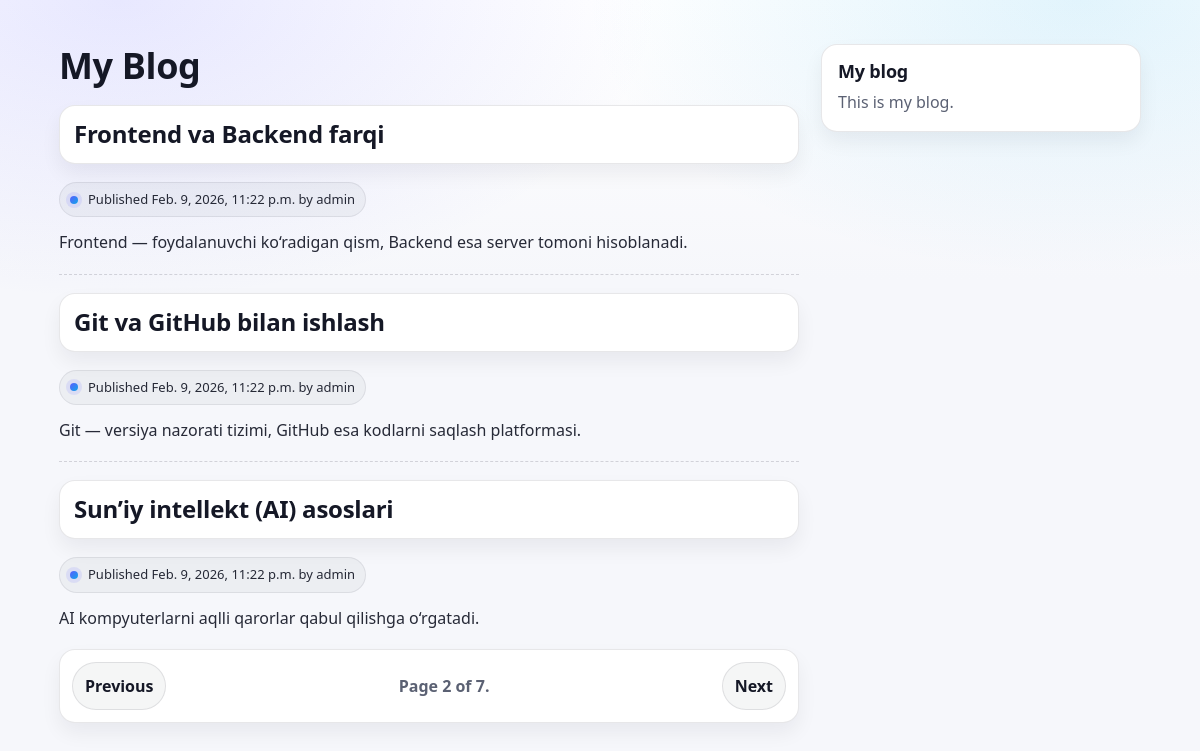
Screenshot of /?page=2 with the database file from the repository.
### blog/models.py (models this page shows, shortened)
class Post(models.Model):
    class Status(models.TextChoices):
        DRAFT = 'DF', 'Draft'
        PUBLISHED = 'PB', 'Published'
    title = models.CharField(max_length=250)
    slug = models.SlugField(max_length=250, unique_for_date='publish')
    author = models.ForeignKey(
        User,
        on_delete=models.CASCADE,
        related_name='blog_posts'
    )
    body = models.TextField()
    publish = models.DateTimeField(default=timezone.now)
    created = models.DateTimeField(auto_now_add=True)
    updated = models.DateTimeField(auto_now=True)
    status = models.CharField(
        max_length=2,
        choices=Status.choices,
        default=Status.DRAFT
    )
    objects = models.Manager()
    published = PublishedManager()
    class Meta:
        ordering = ['-publish']
        indexes = [
            models.Index(fields=['-publish']),
        ]
    def get_absolute_url(self):
        return reverse(
            'blog:post_detail',
            args=[
                self.publish.year,
                self.publish.month,
                self.publish.day,
                self.slug
            ]
        )

### blog/views.py (the view)
# urls.py: path('', post_list, name='post_list'),
def post_list(request):
    post_list = Post.published.all()
    paginator = Paginator(post_list, 3)
    page_number = request.GET.get('page', 1)
    try:
        posts = paginator.page(page_number)
    except PageNotAnInteger:
        posts = paginator.page(1)
    except EmptyPage:
        posts = paginator.page(paginator.num_pages)
    context = {
        'posts': posts,
    }
    return render(request, 'blog/post/list.html', context=context)

### blog/models.py (called while the page is built)
    def get_queryset(self):
        return super().get_queryset().filter(status=Post.Status.PUBLISHED)

### templates/blog/post/list.html (shortened to what this page needs)
{% extends "blog/base.html" %}
{% block content %}
    <h1>My Blog</h1>
    {% for post in posts %}
        <h2>
            <a href="{{ post.get_absolute_url }}">
                {{ post.title }}
            </a>
        </h2>
        <p class="date">
            Published {{ post.publish }} by {{ post.author }}
        </p>
        {{ post.body|truncatewords:30|linebreaks }}
    {% endfor %}
    {% include "pagination.html" with page=posts %}
{% endblock %}

### static/css/blog.css (style rules this page uses)
:root { --bg: #f6f7fb; --text: #151826; --muted: #5b6173; --muted2:#737a8f; --card: #ffffff; --line: rgba(20, 24, 38, .10); --accent: #5b5cff; --accent2:#0ea5e9; --radius: 16px; --shadow: 0 12px 30px rgba(20,24,38,.08); --shadow2: 0 10px 20px rgba(20,24,38,.06); --max: 1100px; }
* { box-sizing:border-box; }
html,body { height:100%; }
body { margin:0; color:var(--text); font:16px/1.65 system-ui,-apple-system,Segoe UI,Roboto,Arial,"Noto Sans","Helvetica Neue",sans-serif; background: radial-gradient(900px 500px at 10% 0%, rgba(91,92,255,.14), transparent 60%), radial-gradient(900px 500px at 90% 0%, rgba(14,165,233,.12), transparent 55%), linear-gradient(180deg, #ffffff, var(--bg) 35%, var(--bg)); }
@media (min-width: 980px) { body { display:grid; grid-template-columns: 1fr minmax(0, 740px) minmax(0, 320px) 1fr; column-gap: 22px; } }
h1,h2,h3 { margin:0 0 12px; line-height:1.2; letter-spacing:-.01em; }
h1 { font-size: clamp(28px, 3vw, 42px); }
h2 { font-size: clamp(18px, 2vw, 24px); }
p { margin:0 0 12px; color: var(--text); }
a { color: var(--accent2); text-decoration:none; font-weight:700; }
#content h1 { margin-bottom: 18px; }
#content h2 { margin: 18px 0 8px; }
#content h1 + h2 { margin-top: 18px; }
#content h2:not(:first-of-type) { padding-top: 18px; border-top: 1px dashed rgba(20,24,38,.16); }
#content h2 > a { display:block; padding: 14px 14px; border-radius: var(--radius); background: var(--card); border: 1px solid var(--line); box-shadow: var(--shadow2); transition: transform .08s ease, box-shadow .15s ease, border-color .15s ease; color: var(--text); }
.date { margin: 10px 0 12px; font-size: 13px; color: var(--muted); display: inline-flex; gap: 10px; align-items: center; padding: 6px 10px; border-radius: 999px; background: rgba(20,24,38,.04); border: 1px solid rgba(20,24,38,.08); }
.date::before { content:""; width:8px; height:8px; border-radius: 99px; background: linear-gradient(135deg, var(--accent), var(--accent2)); box-shadow: 0 0 0 4px rgba(91,92,255,.12); }
#content h2 ~ p { color: rgba(21,24,38,.92); }

### rows the page displays
Post: title "Frontend va Backend farqi", publish "Feb. 9, 2026, 11:22 p.m.", author "admin", body "Frontend — foydalanuvchi ko‘radigan qism, Backend esa server tomoni hisoblanadi."
Post: title "Git va GitHub bilan ishlash", publish "Feb. 9, 2026, 11:22 p.m.", author "admin", body "Git — versiya nazorati tizimi, GitHub esa kodlarni saqlash platformasi."
Post: title "Sun’iy intellekt (AI) asoslari", publish "Feb. 9, 2026, 11:22 p.m.", author "admin", body "AI kompyuterlarni aqlli qarorlar qabul qilishga o‘rgatadi."

### other values shown
{{ page.number }} "2"
{{ page.paginator.num_pages }} "7"
